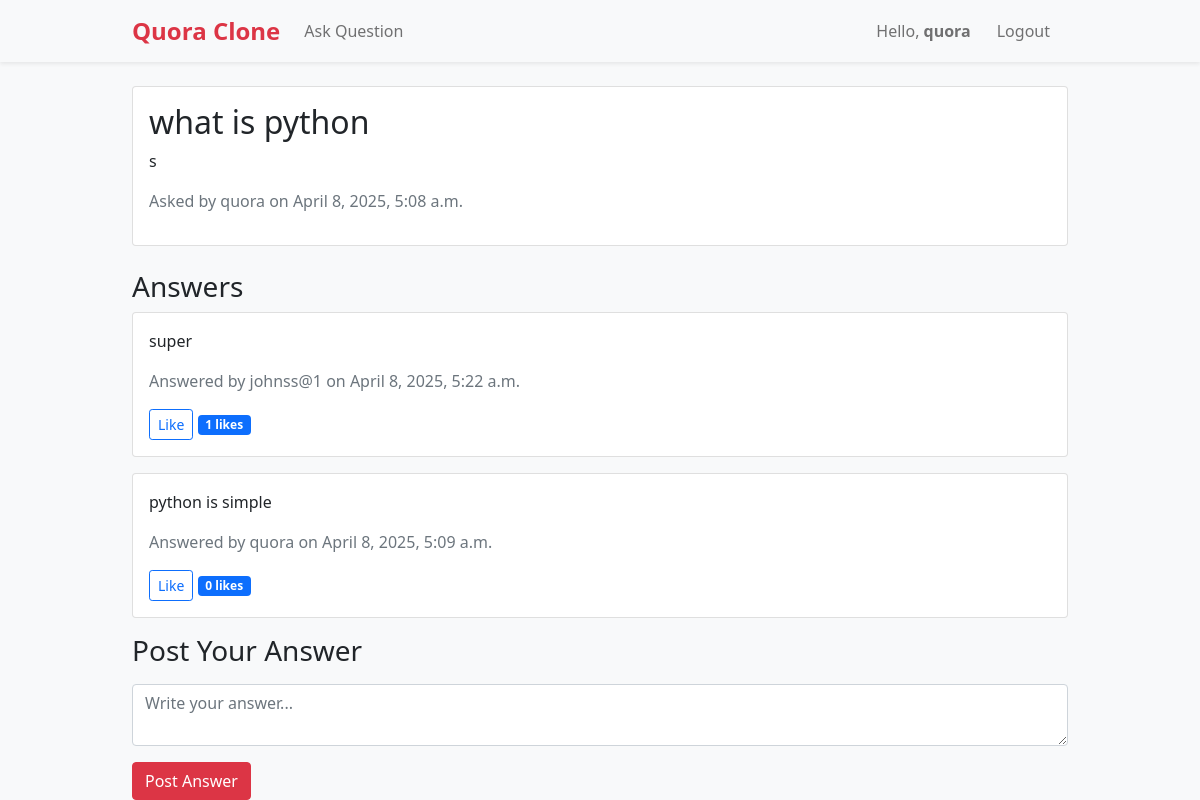
/question/4/ (signed in), run on the app's committed database.
### quorapp/models.py (models this page shows, shortened)
class Question(models.Model):
    title = models.CharField(max_length=200)
    content = models.TextField()
    author = models.ForeignKey(User, on_delete=models.CASCADE)
    created_at = models.DateTimeField(auto_now_add=True)
    updated_at = models.DateTimeField(auto_now=True)

class Answer(models.Model):
    content = models.TextField()
    question = models.ForeignKey(Question, on_delete=models.CASCADE, related_name='answers')
    author = models.ForeignKey(User, on_delete=models.CASCADE)
    created_at = models.DateTimeField(auto_now_add=True)
    updated_at = models.DateTimeField(auto_now=True)
    likes = models.ManyToManyField(User, related_name='liked_answers', blank=True)

### quorapp/views.py (the view)
# urls.py: path('question/<int:pk>/', views.question_detail, name='question_detail'),
@login_required
def question_detail(request, pk):
    question = get_object_or_404(Question, pk=pk)
    answers = question.answers.all().order_by('-created_at')
    return render(request, 'question_details.html', {
        'question': question,
        'answers': answers
    })

### quorapp/templates/question_details.html (shortened to what this page needs)
{% extends 'base.html' %}
{% block content %}
<div class="card mb-4">
    <div class="card-body">
        <h2 class="card-title">{{ question.title }}</h2>
        <p class="card-text">{{ question.content }}</p>
        <p class="text-muted">Asked by {{ question.author.username }} on {{ question.created_at }}</p>
    </div>
</div>
<h3>Answers</h3>
{% for answer in answers %}
    <div class="card mb-3">
        <div class="card-body">
            <p class="card-text">{{ answer.content }}</p>
            <p class="text-muted">
                Answered by {{ answer.author.username }} on {{ answer.created_at }}
            </p>
            <a href="{% url 'like_answer' answer.id %}" class="btn btn-sm btn-outline-primary">
                {% if request.user in answer.likes.all %}Unlike{% else %}Like{% endif %}
            </a>
            <span class="badge bg-primary">{{ answer.likes.count }} likes</span>
        </div>
    </div>
{% empty %}
    <p>No answers yet. Be the first to answer!</p>
{% endfor %}
{% if user.is_authenticated %}
    <h3>Post Your Answer</h3>
                <form method="post" action="{% url 'post_answer' question.id %}" class="mt-3">
                    <div class="mb-3">
                        <textarea name="content" class="form-control" placeholder="Write your answer..." required></textarea>
                    </div>
                    <button type="submit" class="btn btn-primary">Post Answer</button>
                </form>
{% else %}
    <p><a href="{% url 'login' %}">Log in</a> to post an answer.</p>
{% endif %}
{% endblock %}

### quorapp/templates/base.html (shortened to what this page needs)
<!DOCTYPE html>
<html lang="en">
<head>
    <link href="https://cdn.jsdelivr.net/npm/bootstrap@5.1.3/dist/css/bootstrap.min.css" rel="stylesheet">
</head>
<body>
    <nav class="navbar navbar-expand-lg navbar-light bg-light shadow-sm">
        <div class="container">
            <a class="navbar-brand" href="{% url 'index' %}">Quora Clone</a>
            <div class="collapse navbar-collapse" id="navbarContent">
                <ul class="navbar-nav me-auto mb-2 mb-lg-0">
                    <li class="nav-item">
                        <a class="nav-link" href="{% url 'ask_question' %}">Ask Question</a>
                    </li>
                </ul>
                <ul class="navbar-nav ms-auto">
                    {% if user.is_authenticated %}
                        <li class="nav-item">
                            <span class="nav-link">Hello, <strong>{{ user.username }}</strong></span>
                        </li>
                        <li class="nav-item">
                            <a class="nav-link" href="{% url 'logout' %}">Logout</a>
                        </li>
                    {% endif %}
                </ul>
            </div>
        </div>
    </nav>
    <div class="container mt-4">
        {% block content %}{% endblock %}
    </div>
</body>
</html>

### quorapp/templates/base.html (style rules this page uses)
body { font-family: 'Segoe UI', Tahoma, Geneva, Verdana, sans-serif; background-color: #f8f9fa; color: #212529; }
.navbar { box-shadow: 0 2px 4px rgba(0, 0, 0, 0.05); }
.navbar-brand { font-weight: bold; font-size: 1.5rem; color: #dc3545 !important; }
.nav-link { font-size: 1rem; margin-right: 10px; transition: color 0.2s ease; }
.container { max-width: 960px; }
.btn-primary { background-color: #dc3545; border-color: #dc3545; }

### data on the page
Question: title "what is python", content "s", author.username "quora", created_at "April 8, 2025, 5:08 a.m."
Answer: content "super", author.username "johnss@1", created_at "April 8, 2025, 5:22 a.m.", shows "Like", likes.count "1"
Answer: content "python is simple", author.username "quora", created_at "April 8, 2025, 5:09 a.m.", shows "Like", likes.count "0"

### other printed values
{{ user.username }} "quora"
